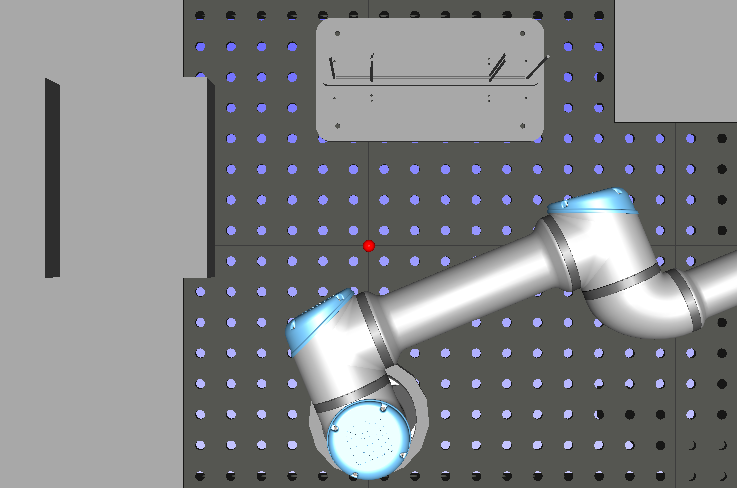
#> input picture polyline/table.png, 737 x 488 px
$ python polyline_EIT.py 1.0 1.0
#> lines starting #> are read from the running program, lines starting #| are printed output that depends on the picture
import numpy as np
from scipy.interpolate import splprep, splev
import matplotlib.pyplot as plt
import matplotlib.image as mpimg
import csv
import argparse


def main(args):
    print('args', args)
    dist_bw_placement = args.dist_bw_placement
    rebar_length = args.rebar_length

    print('dist_bw_placement= ', dist_bw_placement, '; rebar_length=', rebar_length)
    x_pts = []
    y_pts = []
    pts = []
    fig, ax = plt.subplots()
    plt.title('Click to create BSpline points')
    line, = plt.plot(x_pts, y_pts, marker="o")
    plt.ylim([-0.1, 0.7])
    plt.xlim([-0.6, 0.6])

    plt.gca().set_aspect(1.5, adjustable='box')
    total_linear_length = 0
    dist_from_last_pt = dist_bw_placement
    img = mpimg.imread('table.png')
#> img is the input picture: shape (488, 737, 4) float32; mean R, G, B, A 0.502, 0.509, 0.51, 1
    ax.imshow(img, extent=[-0.6, 0.6, -0.1, 0.7, ])

    # [46 lines left out: functions check_intersection, onpick, not called in this run]

    fig.canvas.mpl_connect('button_press_event', onpick)
    plt.show()
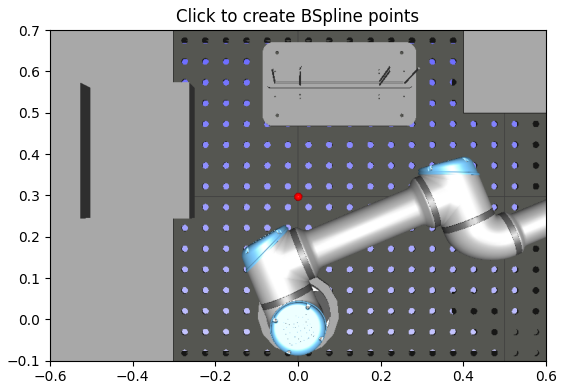
#> figure drawn by matplotlib, 1 panel
    pts = np.array(pts)
    number_of_intermediate_points = int(total_linear_length / dist_bw_placement)
    print('Total length = ', total_linear_length, '; number_of_intermediate_points', number_of_intermediate_points)

    # [4 lines left out: function fabs, not called in this run]

    x_der_y = []
    x_new = [];
    y_new = []
    xplot = [];
    yplot = []

    if len(x_pts) > 2:
        tck, u = splprep(pts.T, u=None, s=0.0, per=0, k=(2 if len(x_pts) == 3 else 3))  # B-spline
        # tck= (t,c,k) vector of knots, the B-spline coefficients, and the degree of the spline.
        # u = An array of the values of the parameter
        print('u', u)
        u_new = np.linspace(u.min(), u.max(), number_of_intermediate_points)
        xplot, yplot = splev(np.linspace(0, 1, 100), tck, der=0)
        x_new, y_new = splev(u_new, tck, der=0)
        x_der, y_der = splev(u_new, tck, der=1)

        x_der_y = np.arctan(y_der / x_der)
        print('x_der_y ', x_der_y * 180.0 / np.pi)
        print('x_der ', x_der)
        print('y_der ', y_der)

    else:
#> (the run stopped early here; a loop or call above may not have finished)
